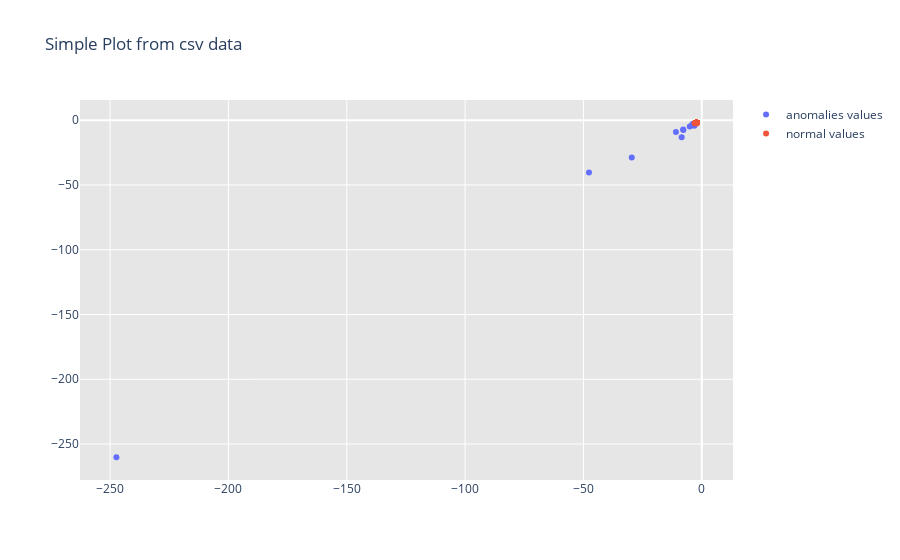

The notebook cell saved with this chart:
### Code cell
df = pd.read_csv('foo2022-03-02 00:40:06.500164.csv')

anomalies = df.query("anomaly==1")
normal = df.query("anomaly==0")
anomalies.set_index("timestamp",inplace=True)
normal.set_index("timestamp",inplace=True)
normal.sort_values(by="diff",inplace=True)
anomalies.sort_values(by="diff",inplace=True)

#anomalies['diff'] = anomalies['predicted'].subtract(anomalies['value'])
#normal['diff'] = normal['predicted'].subtract(normal['value'])


anomaly_values = go.Scatter(
                    x=anomalies['value'], y=anomalies['diff'], # Data
                    mode='markers', name='anomalies values' 
                   )

#anomaly_predicted = go.Scatter(
#                    x=anomalies.index, y=anomalies['predicted'], # Data
#                    mode='markers', name='anomalies predicted' 
#                   )


normal_values = go.Scatter(
                    x=normal['value'], y=normal['diff'], # Data
                    mode='markers', name='normal values' 
                   )

#normal_predicted = go.Scatter(
#                    x=normal.index, y=normal['predicted'], # Data
#                    mode='markers', name='normal predicted' 
#                   )


anomaly_diff = go.Scatter(
                    x=anomalies.index, y=anomalies['diff'], # Data
                    mode='markers', name='anomalies diff' 
                   )


normal_diff = go.Scatter(
                    x=normal.index, y=normal['diff'], # Data
                    mode='markers', name='normal diff' 
                   )


layout = go.Layout(title='Simple Plot from csv data',
                   plot_bgcolor='rgb(230, 230,230)')

#fig = go.Figure(data=[anomaly_values, anomaly_predicted, normal_values,normal_predicted,anomaly_diff,normal_diff], layout=layout)
fig = go.Figure(data=[anomaly_values, normal_values], layout=layout)

fig.show()

# Plot data in the notebook
#py.iplot(fig, filename='simple-plot-from-csv')

### Figure 1 — Plotly figure (JSON) as saved in the notebook; plotly's stock layout.template omitted (floating-point values rounded to 4 significant figures; data arrays with more than 128 entries replaced by an {"elided": "..."} marker saying what was removed)
{"data": [{"mode": "markers", "name": "anomalies values", "type": "scatter", "x": [-247.3, -47.66, -29.58, -8.497, -10.92, -7.783, -7.87, -5.083, -3.15, -3.165, -4.02, -2.814, -3.333, -3.584, -2.839, -2.802, -2.445, -2.419, -2.379, -2.297, -2.33, -2.361, -2.377, -2.356, -2.222, -2.341, -2.341, -2.332, -2.33, -2.261, -2.217, -2.284, -2.317, -2.225, -2.332, -2.253, -2.202, -2.219, -2.204, -2.194, -2.194, -2.194, -2.225, -2.193, -2.19, -2.191, -2.19, -2.19, -2.19, -2.217, -2.214, -2.194, -2.193, -2.191, -2.192, -2.196, -2.195], "y": [-260.2, -40.35, -28.71, -13.13, -9.094, -7.519, -7.176, -4.78, -4.352, -3.922, -3.261, -2.949, -2.8, -2.744, -2.417, -2.37, -2.362, -2.171, -2.158, -2.14, -2.125, -2.112, -2.112, -2.099, -2.096, -2.064, -2.064, -2.061, -2.053, -2.05, -2.049, -2.044, -2.035, -2.032, -2.022, -2.017, -2.014, -1.983, -1.979, -1.977, -1.973, -1.969, -1.968, -1.965, -1.955, -1.95, -1.948, -1.947, -1.947, -1.945, -1.943, -1.942, -1.942, -1.942, -1.941, -1.94, -1.94]}, {"mode": "markers", "name": "normal values", "type": "scatter", "x": {"elided": "718 float values"}, "y": {"elided": "718 float values"}}], "layout": {"plot_bgcolor": "rgb(230, 230,230)", "title": {"text": "Simple Plot from csv data"}}}
